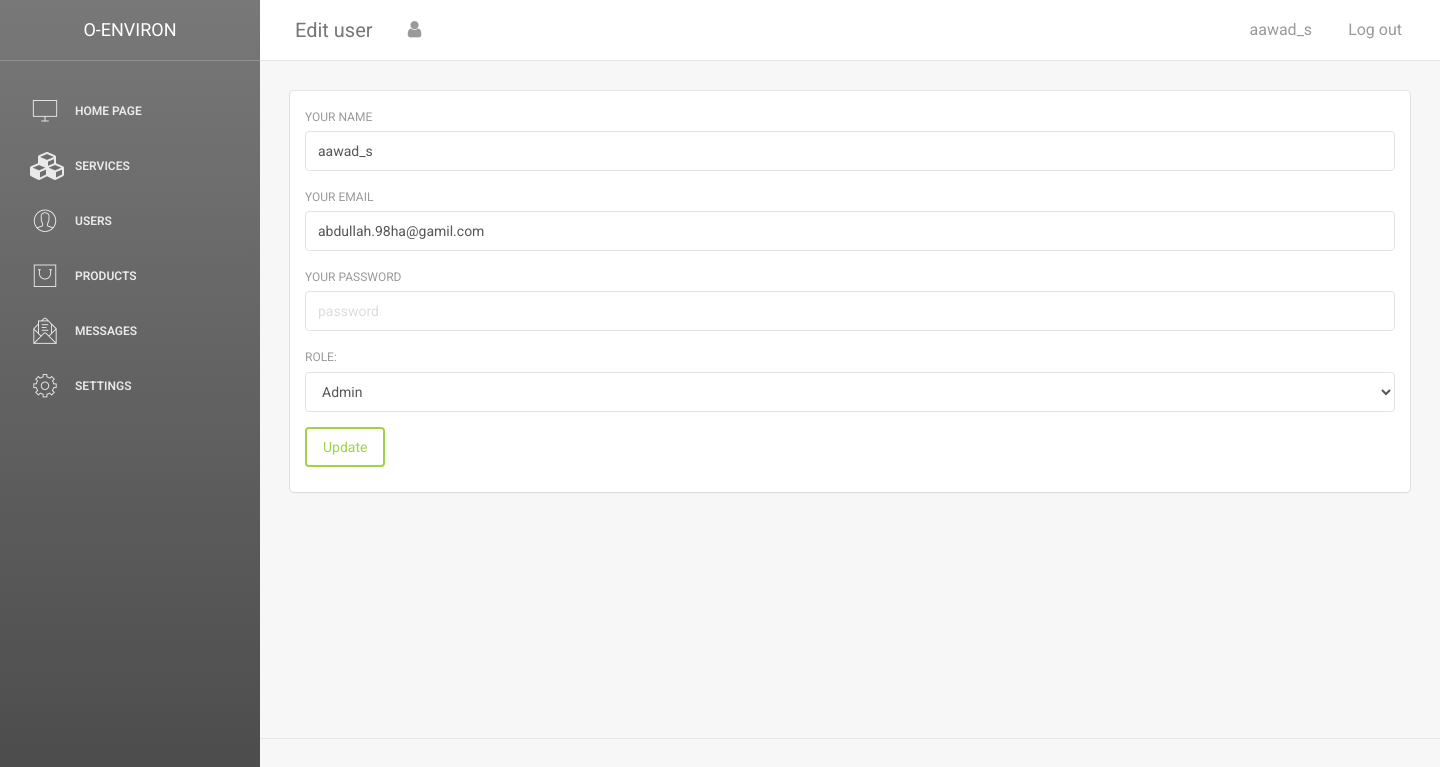
Page /admin/users/edit.php?id=16 (signed in) on the committed database.
### tables this page shows
CREATE TABLE `users` (
  `id` int(11) UNSIGNED NOT NULL,
  `email` varchar(255) NOT NULL,
  `name` varchar(255) DEFAULT NULL,
  `password` varchar(255) NOT NULL,
  `role` enum('admin','user') NOT NULL DEFAULT 'user',
  `create_at` datetime NOT NULL DEFAULT current_timestamp()
);

### admin/users/edit.php (the view, shortened to what this page needs)
<?php
include __DIR__.'/../template/header.php';
$st = $mysqli->prepare('SELECT * from users where id = ? limit 1');
$st->bind_param('i', $userId);
$st->execute();
$user = $st-> get_result()->fetch_assoc();
$name = $user['name'];
$email = $user['email'];
$role = $user['role'];
?>
<div class="card">
     <div class="content">
     <form action="" method="post">
          <div class="form-group">
               <label for="name"> your name </label>
               <input type="name" name="name" class="form-control" placeholder="your name" id="name" value="<?php echo $name ?>">
          </div>
          <div class="form-group">
               <label for="email"> your email </label>
               <input type="email" name="email" class="form-control" placeholder="email" id="email" value="<?php echo $email ?>">
          </div>
          <div class="form-group">
               <label for="password"> your password </label>
               <input type="password" name="password" class="form-control" placeholder="password" id="password">
          </div>
          <div class="form-group">
               <label for="role">Role: </label>
               <select name="role" id="role" class="form-control">
                    <option value="admin"
                     <?php if ($role == 'admin') echo 'selected' ?>
                     >Admin </option>
               </select>
          </div>
          <div class="form-group">
               <button class="btn btn-success"> Update </button>
          </div>
     </form>
     </div>
</div>
<?php
include __DIR__.'/../template/footer.php';
?>

### rows in the picture
users: name "aawad_s", email "abdullah.98ha@gamil.com", role "Admin"

### other values in the picture
$title "Edit user"
$_SESSION['user_name'] "aawad_s"
